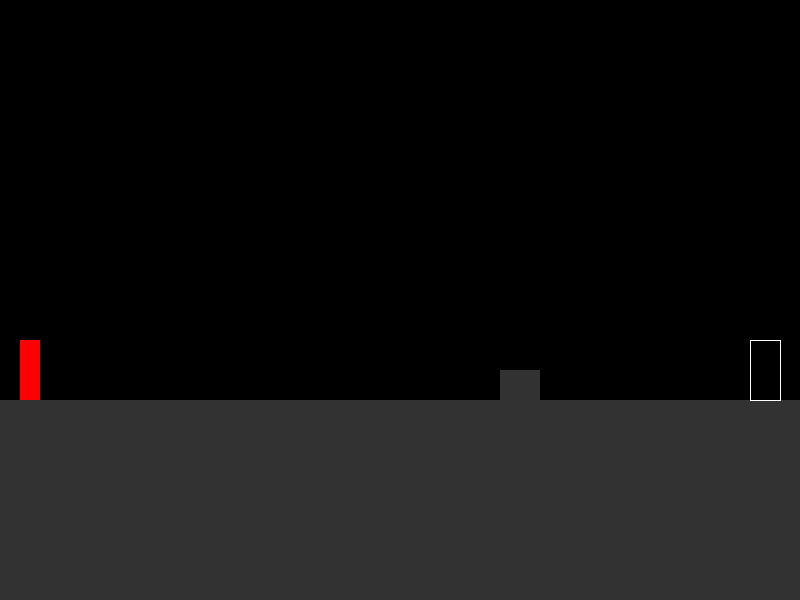
Frame 1 (no input)
Frame 60 (the mouse pressed at the canvas centre just before this capture): identical to frame 1, image omitted
Frame 120 (the mouse held since frame 60 and released just before this capture): identical to frame 1, image omitted

The Processing sketch that drew this single still picture (run headless with seeded random() and noise(); from frame 60 on, the mouse is pressed at the canvas centre):

// Processing sketch: Thomas_was_alone
// ── Thomas_was_alone.pde
Level level;
Player player;
void setup()
{
  size(800,600);
  level = new Level(width,height);
  player = new Player(level.getGroundPosition());
}

void draw()
{
  Update();
  Display();
}

void Update()
{
  player.Update(level.getGoal().getPosition(), level.getGoal().getSize());
  playerObstacleCollision(level.getObstacle());
}

void Display()
{
  background(0);
  level.Display();
  player.Display();
}

void playerObstacleCollision(Obstacle obstacle)
{
  if (player.collideWith(obstacle.getPosition(), obstacle.getSize()))
  {
    if (player.getPosition().x < obstacle.getPosition().x)
    {
      player.MoveLeft();
    }
    else if (player.getPosition().x > (obstacle.getPosition().x + obstacle.getSize().x))
    {
     player.MoveRight(); 
    }
  }
}
// ── Goal.pde
class Goal
{
 PVector m_position;
 PVector m_size;
 
 Goal(PVector startPosition)
 {
   m_size = new PVector(30,60);
   m_position = new PVector(startPosition.x,startPosition.y); 
 }
 
 PVector getPosition()
 {
  return m_position; 
 }
 
 PVector getSize()
 {
  return m_size; 
 }
 
 void Display()
 {
    fill(0,0,0,0);
    stroke(255,255,255,255);
    rect(m_position.x,m_position.y, m_size.x, m_size.y); 
 }
}
// ── Level.pde
class Level
{
  PVector screenSize;
  PVector groundPosition;
  Goal goal;
  Obstacle obstacle;
  Level(int m_width,int m_height)
  {
    screenSize = new PVector(m_width,m_height);
    groundPosition = new PVector(0,400);
    goal = new Goal(new PVector(screenSize.x - 50, groundPosition.y - 60));
    obstacle = new Obstacle(m_width - 300, (int)groundPosition.y - 30, 40,30);
  }
  Goal getGoal()
  {
   return goal; 
  }
  Obstacle getObstacle()
  {
   return obstacle; 
  }
  PVector getGroundPosition()
  {
   return groundPosition; 
  }
  
  void Display()
  {
    drawGround();
    goal.Display();
    obstacle.Display();
  }
  
  void drawGround()
  {
    fill(50,50,50,255);
    stroke(0,0,0,0);
    rect(groundPosition.x,groundPosition.y,screenSize.x,screenSize.y);
  }
}
// ── Obstacle.pde
class Obstacle
{
 PVector m_position;
 PVector m_size;
 Obstacle(int x,int y,int wid,int hei)
 {
   m_position = new PVector(x,y);
   m_size = new PVector(wid,hei);
 }
 PVector getPosition()
 {
  return m_position; 
 }
 PVector getSize()
 {
  return m_size; 
 }
 void Display()
 {
   fill(50,50,50);
   stroke(0,0,0,0);
   rect(m_position.x,m_position.y,m_size.x,m_size.y);
 }
}
// ── Player.pde
class Player
{
  PVector m_position;
  PVector m_size;
  float m_speed;
  float[] rgb = new float[3];
  Player(PVector m_groundPosition)
  {
    m_speed = 5;
    m_size = new PVector(20,60);
    m_position = new PVector(20, m_groundPosition.y - m_size.y);
  }
  void Update(PVector pos, PVector size)
  {
    HandleMovement(); 
    checkIfInGoal(pos,size);
  }
  PVector getPosition()
  {
   return m_position; 
  }
 void Display()
 {
   fill(rgb[0],rgb[1],rgb[2]);
   rect(m_position.x, m_position.y, m_size.x, m_size.y);
 }
 void HandleMovement()
 {
   if (keyPressed)
      {
        if (key == CODED)
        {
          if (keyCode == RIGHT)
          {
            MoveRight();
          }
          else if (keyCode == LEFT)
          {
           MoveLeft();
          }
        }
      }
 }
 void checkIfInGoal(PVector pos, PVector size)
 {
  if (collideWith(pos,size))
  {
    setColor(255,255,255);
  }
  else
  {
    setColor(255,0,0);
  }
 }
 void setColor(float r, float g, float b)
 {
    rgb[0] = r;
    rgb[1] = g;
    rgb[2] = b;
 }
 void MoveLeft()
 {
   m_position.x -= m_speed;
 }
 void MoveRight()
 {
   m_position.x += m_speed;
 }
 
 boolean collideWith(PVector pos, PVector size)
 {
   if ((m_position.x < pos.x + size.x && 
       m_position.x + m_size.x >  pos.x && 
       m_position.y < pos.y + size.y && 
       m_position.y + m_size.y > pos.y))
  {
    return true;
  }
  else
  {
   return false; 
  }
 }
}
